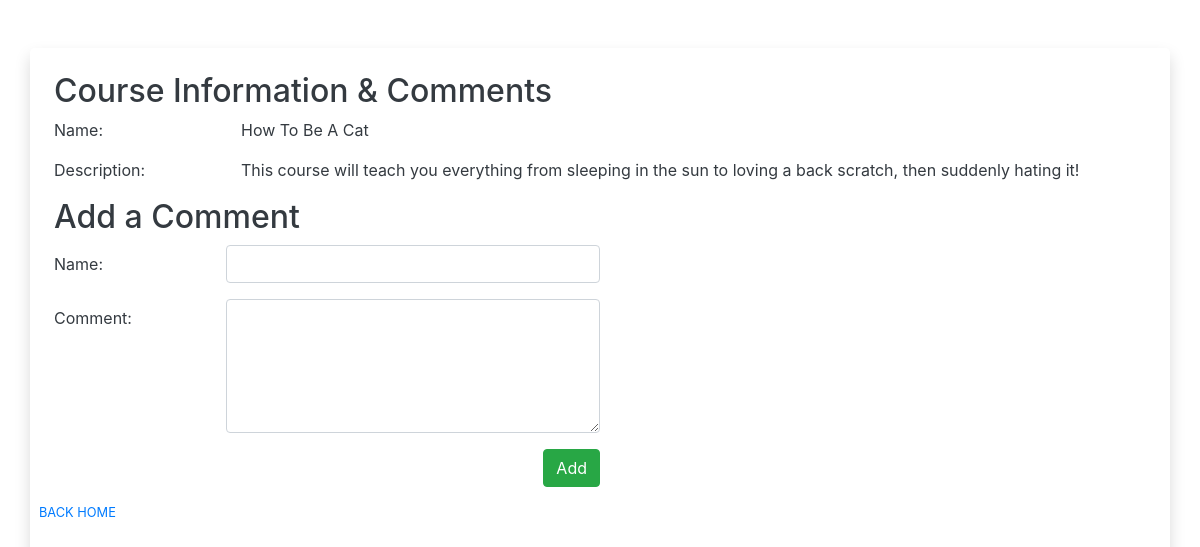
Page /course/3 on the earlier database version.
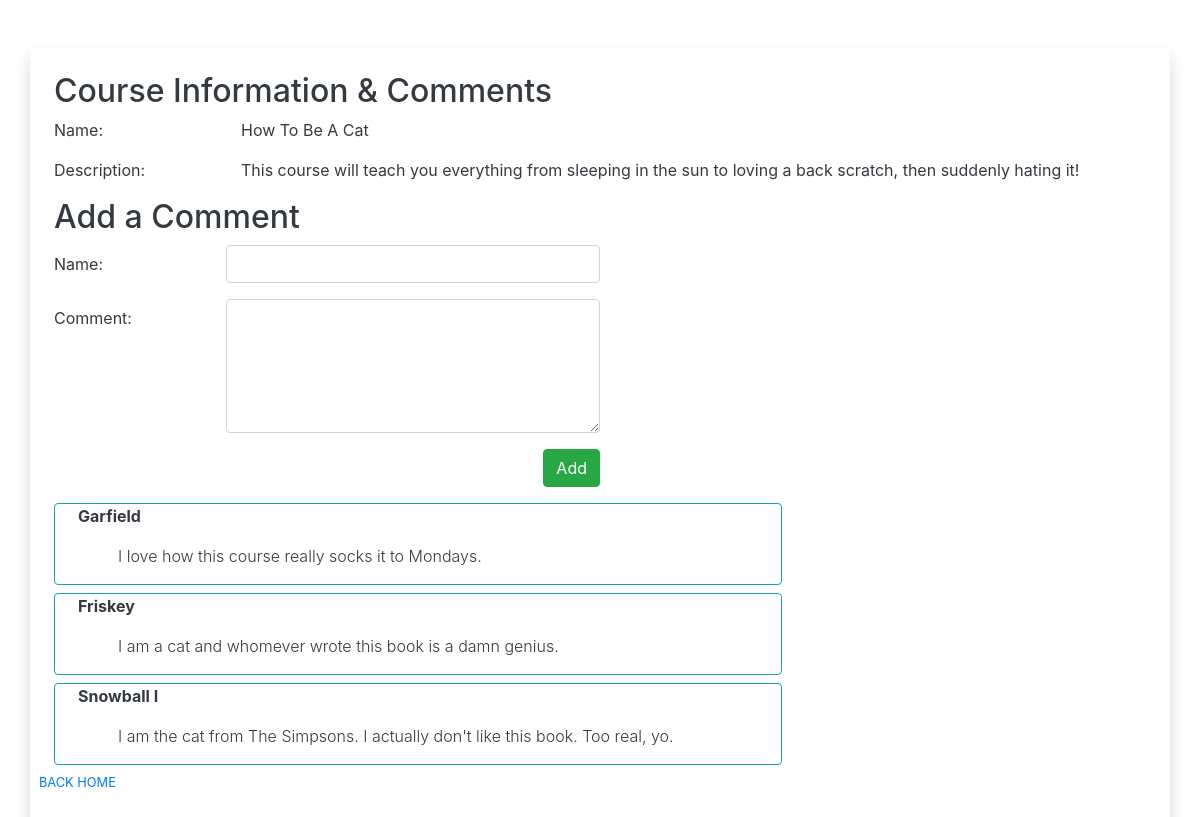
Same page on the later database version.
### course_list/models.py (models this page shows)
class Courses(models.Model):
    name = models.CharField(max_length=255)
    created_at = models.DateTimeField(auto_now_add=True)
    updated_at = models.DateTimeField(auto_now=True)
    objects = basicValidation()

class Descriptions(models.Model):
    desc = models.TextField()
    course = models.OneToOneField(Courses, on_delete=models.CASCADE, related_name="course_desc")
    created_at = models.DateTimeField(auto_now_add=True)
    updated_at = models.DateTimeField(auto_now=True)
    objects = basicValidation()

class Comments(models.Model):
    user = models.CharField(max_length=100)
    text = models.TextField()
    course_comment = models.ForeignKey(Courses, related_name="comments", on_delete = models.CASCADE)
    created_at = models.DateTimeField(auto_now_add=True)
    updated_at = models.DateTimeField(auto_now=True)
    objects = basicValidation()

### course_list/views.py (the view)
# urls.py: path('course/<courseid>', views.show_course, name='show_course'),
def show_course(request, courseid):
    context = {
        "courseinfo" : Courses.objects.get(id=courseid),
        "comments" : Comments.objects.filter(course_comment=courseid),
    }
    return render(request, 'html/coursepage.html', context)

### course_list/templates/html/coursepage.html (shortened to what this page needs)
{% extends "html/base.html" %}
{% block content %}
<div class="row">
    <div class="col">
<h2>Course Information & Comments</h2>
    </div>
</div>
<div class="row">
    <div class="col-2">
        <p>Name:</p>
    </div>
    <div class="col">
        <p>{{ courseinfo.name }}</p>
    </div>
</div>
<div class="row">
    <div class="col-2">
        <p>Description:</p>
    </div>
    <div class="col">
        <p>{{ courseinfo.course_desc.desc }}</p>
    </div>
</div>
<div class="row">
    <div class="col">
<h2>Add a Comment</h2>
    </div>
</div>
<form action="{% url 'add_comment' courseinfo.id %}" method="POST">
    <div class="form-group row">
        <label for="commentor" class="col-sm-2 col-form-label">Name:</label>
        <input type="text" class="form-control col-sm-4" id="commentor" name="commentor">
    </div>
    <div class="form-group row">
        <label for="commentbody" class="col-sm-2 col-form-label">Comment:</label>
        <textarea class="form-control col-sm-4" name="commentbody" id="commentbody" rows="5"></textarea>
    </div>
    <div class="form-group row">
        <div class="col-6 text-right pr-0">
            <button type="submit" class="btn btn-success">Add</button>
        </div>
    </div>
</form>
{% for comment in comments %}
<div class="border border-info rounded mt-2 mb-2 col-8">
    <div class="row pl-2">
        <div class="col-2">
            <p class="font-weight-bold">{{ comment.user }}</p>
        </div>
    </div>
    <div class="row pl-5">
        <div class="col">
            <p class="font-weight-light">{{ comment.text }}</p>
        </div>
    </div>
</div>
{% endfor %}
<a href="{% url 'home' %}"><small class="row text-uppercase text-bold">Back Home</small></a>
{% endblock content %}

### course_list/templates/html/base.html (shortened to what this page needs)
{% load static %}
<!DOCTYPE html>
<html lang="en">
<head>
    <link rel="stylesheet" href="https://stackpath.bootstrapcdn.com/bootstrap/4.3.1/css/bootstrap.min.css">
</head>
<body>
    <div class="container rounded-lg shadow bg-gradient-light text-dark mt-5 pt-3 pl-4 pr-4 pb-5">
    {% block content %}
    {% endblock content %}
    </div>
</body>
</html>

Differences in the rows shown:
added Comments: user "Garfield", text "I love how this course really socks it to Mondays."
added Comments: user "Friskey", text "I am a cat and whomever wrote this book is a damn genius."
added Comments: user "Snowball I", text "I am the cat from The Simpsons. I actually don't like this book. Too real, yo."
